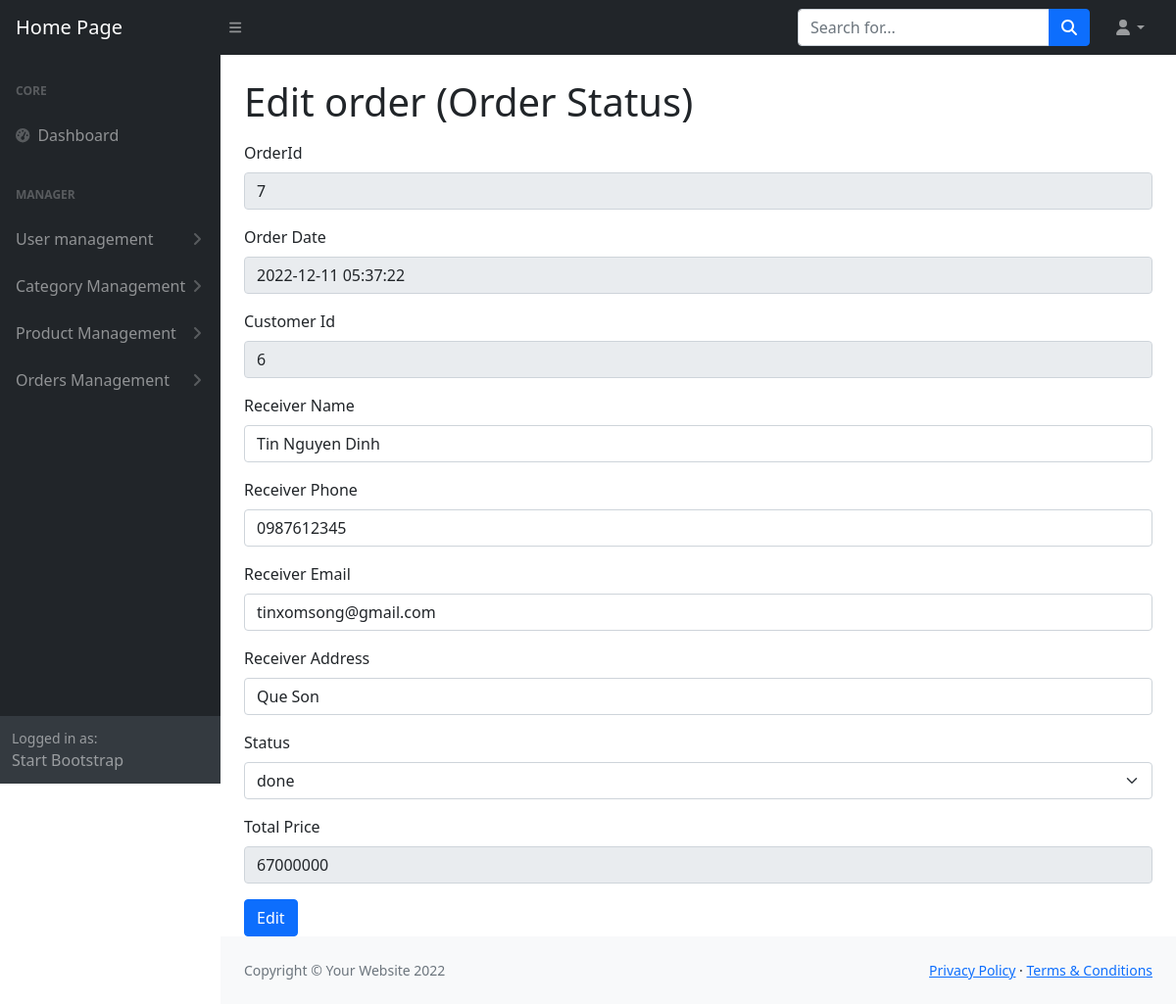
/admin/index.php?controller=order&action=edit&id=7 (signed in), run on the app's committed database.
### tables this page shows
CREATE TABLE `orders` (
  `OrderId` int(11) NOT NULL,
  `Address` varchar(250) DEFAULT NULL,
  `Email` varchar(250) DEFAULT NULL,
  `NameReceiver` varchar(50) DEFAULT NULL,
  `CustomerId` int(11) DEFAULT NULL,
  `PhoneReceiver` varchar(12) DEFAULT NULL,
  `Status` varchar(10) DEFAULT NULL,
  `TotalPrice` float DEFAULT NULL,
  `CreatedAt` timestamp NOT NULL DEFAULT current_timestamp() ON UPDATE current_timestamp()
);

### admin/controller/OrderController.php (called while the page is built, shortened)
<?php
class OrderController
{
    public function edit()
    {
        $id = $_GET['id'];
        require_once "model/Order.php";
        $order = (new Order())->findOrder($id);
        require_once "view/order/edit.php";
    }
}

### admin/index.php (called while the page is built)
<?php
    require_once "route.php";

### admin/model/Connect.php (called while the page is built, shortened)
<?php
class Connect{
    public function connect(){
        $conn = mysqli_connect("localhost", "root", "", "simple_crud", 3366);
        return $conn;
    }
    public function select($sql){
        $conn = $this->connect();
        $result = mysqli_query($conn, $sql);
        return $result;
    }
}

### admin/model/Order.php (called while the page is built, shortened)
<?php
require_once "model/Connect.php";
require_once "model/OrderObject.php";
class Order{
    public function findOrder($id){
        $sql = "Select * from orders where OrderId = '$id'";
        $result = (new Connect())->select($sql);
        $row = mysqli_fetch_array($result);
        return (new OrderObject($row));
    }
}

### admin/model/OrderDetailObject.php (called while the page is built, shortened)
<?php
class OrderDetailObject{
    private $orderId;
    public function __construct($row)
    {
        $this->orderId = $row['OrderId'] ?? '';
    }
    public function getOrderId()
    {
        return $this->orderId;
    }
}

### admin/model/OrderObject.php (called while the page is built, shortened)
<?php
require_once "model/OrderDetailObject.php";
class OrderObject extends OrderDetailObject
{
    private $address;
    private $email;
    private $nameReceiver;
    private $customerId;
    private $phoneReceiver;
    private $status;
    private $totalPrice;
    private $createdAt;
    public function __construct($row)
    {
        $this->address = $row['Address'] ?? '';
        $this->email = $row['Email'] ?? '';
        $this->nameReceiver = $row['NameReceiver'] ?? '';
        $this->customerId = $row['CustomerId'] ?? '';
        $this->phoneReceiver = $row['PhoneReceiver'] ?? '';
        $this->status = $row['Status'] ?? '';
        $this->totalPrice = $row['TotalPrice'] ?? '';
        $this->createdAt = $row['CreatedAt'] ?? '';
    }
    public function getAddress()
    {
        return $this->address;
    }
    public function getEmail()
    {
        return $this->email;
    }
    public function getNameReceiver()
    {
        return $this->nameReceiver;
    }
    public function getCustomerId()
    {
        return $this->customerId;
    }
    public function getPhoneReceiver()
    {
        return $this->phoneReceiver;
    }
    public function getStatus()
    {
        return $this->status;
    }
    public function getTotalPrice()
    {
        return $this->totalPrice;
    }
    public function getCreatedAt()
    {
        return $this->createdAt;
    }
}

### admin/view/order/edit.php (the view, shortened to what this page needs)
<!DOCTYPE html>
<html lang="en">
<head>
    <link href="https://cdn.jsdelivr.net/npm/simple-datatables@latest/dist/style.css" rel="stylesheet" />
    <link href="css/styles.css" rel="stylesheet" />
</head>
<body class="sb-nav-fixed">
    <?php require_once "partials/_nav.php" ?>
    <div id="layoutSidenav">
        <?php require_once "partials/_sidebar.php" ?>
        <div id="layoutSidenav_content">
            <main>
                <div class="container-fluid px-4">
                    <h1 class="mt-4">Edit order (Order Status)<strong><?php ?></strong></h1>
                    <form id="order_detail_form">
                        <div class="mb-3">
                            <label class="form-label">OrderId</label>
                            <input type="text" class="form-control" id="" value="<?php echo $order->getOrderId(); ?>" readonly name="OrderId">
                        </div>
                        <div class="mb-3">
                            <label class="form-label">Order Date</label>
                            <input type="text" class="form-control" id="" value="<?php echo $order->getCreatedAt(); ?>" readonly>
                        </div>
                        <div class="mb-3">
                            <label class="form-label">Customer Id</label>
                            <input type="text" class="form-control" id="" value="<?php echo $order->getCustomerId(); ?>" readonly>
                        </div>
                        <div class="mb-3">
                            <label class="form-label">Receiver Name</label>
                            <input type="text" class="form-control" id="" value="<?php echo $order->getNameReceiver(); ?>" name="NameReceiver">
                        </div>
                        <div class="mb-3">
                            <label class="form-label">Receiver Phone</label>
                            <input type="text" class="form-control" id="" value="<?php echo $order->getPhoneReceiver(); ?>" name="PhoneReceiver">
                        </div>
                        <div class="mb-3">
                            <label class="form-label">Receiver Email</label>
                            <input type="text" class="form-control" id="" value="<?php echo $order->getEmail();  ?>" name="Email">
                        </div>
                        <div class="mb-3">
                            <label class="form-label">Receiver Address</label>
                            <input type="text" class="form-control" id="" value="<?php echo $order->getAddress();  ?>" name="Address">
                        </div>
                        <div class="mb-3">
                            <label class="form-label">Status</label>
                            <select name="Status" class="form-select">
                                <option value="<?php echo $order->getStatus(); ?>"><?php echo $order->getStatus(); ?></option>
                            </select>
                        </div>
                        <div class="mb-3">
                            <label class="form-label">Total Price</label>
                            <input type="text" class="form-control" id="" value="<?php echo $order->getTotalPrice();  ?>" readonly>
                        </div>
                        <button type="submit" class="btn btn-primary" name="submit">Edit</button>
                    </form>
                </div>
            </main>
            <?php require_once "partials/_footer.php" ?>
        </div>
    </div>
</body>
</html>

### data on the page
orders: OrderId "7", CreatedAt "2022-12-11 05:37:22", CustomerId "6", NameReceiver "Tin Nguyen Dinh", PhoneReceiver "0987612345", Email "tinxomsong@gmail.com", Address "Que Son", Status "done", TotalPrice "67000000"
